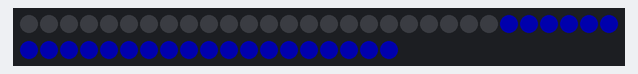
The sketch below on a simulated Arduino Uno, built with avr-gcc and run on an emulated ATmega328P. Shown: 49 RGB LEDs in strip order, left to right, continuing on the next row. Dim RGB values are drawn brighter than linear.

Above: at 0.4 s.
At 3.3 s:
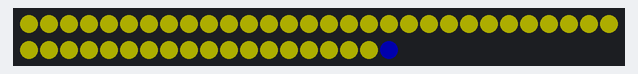
At 18.3 s:
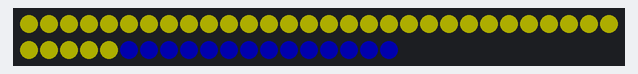
At 36.3 s:
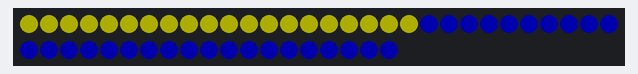

The sketch:

Neopixels_Countdown.ino
```cpp
#include <Adafruit_NeoPixel.h>
#ifdef __AVR__
#include <avr/power.h>
#endif

#define PIN 6
#define NUMPIXELS 49

// Parameter 1 = number of pixels in strip
// Parameter 2 = Arduino pin number (most are valid)
// Parameter 3 = pixel type flags, add together as needed:
//   NEO_KHZ800  800 KHz bitstream (most NeoPixel products w/WS2812 LEDs)
//   NEO_KHZ400  400 KHz (classic 'v1' (not v2) FLORA pixels, WS2811 drivers)
//   NEO_GRB     Pixels are wired for GRB bitstream (most NeoPixel products)
//   NEO_RGB     Pixels are wired for RGB bitstream (v1 FLORA pixels, not v2)
//   NEO_RGBW    Pixels are wired for RGBW bitstream (NeoPixel RGBW products)
Adafruit_NeoPixel strip = Adafruit_NeoPixel(NUMPIXELS, PIN, NEO_GRB + NEO_KHZ800);

// IMPORTANT: To reduce NeoPixel burnout risk, add 1000 uF capacitor across
// pixel power leads, add 300 - 500 Ohm resistor on first pixel's data input
// and minimize distance between Arduino and first pixel.  Avoid connecting
// on a live circuit...if you must, connect GND first.


static unsigned long startTime = millis();
int timer = 60;

void setup() {
  Serial.begin(9600);

  strip.begin();
  strip.show(); // Initialize all pixels to 'off'

  //  setup colors and pattern
  colorWipeReverse(strip.Color(0, 0, 50), 10);
  colorWipe(strip.Color(50, 50, 0), 10);

}

void loop() {
  if(actAfterDelay(startTime, 1000)){
    updateTimerBar(0, NUMPIXELS, timer, 0, 60);
    timer--;
  }
  static int i = constrain(i, 0, 3);
  if (timer < 0){
    if(actAfterDelay(startTime, 500)){
      i++;
      switch (i) {
        case 0:
          flashColor(strip.Color(208, 28, 239));
          break;
        case 1:
          flashColor(strip.Color(66, 244, 86));
          break;
        case 2:
          flashColor(strip.Color(255, 0, 0));
          break;
        default:
          flashColor(strip.Color(0, 0, 0));
      }
    }
  }
}

void updateTimerBar(int firstPixel, int lastPixel, int currentTime, int minTime, int maxTime){
  int numberOfPixels = lastPixel - firstPixel + 1;
  currentTime = constrain(currentTime, minTime, maxTime);
  int currentPixel = map(currentTime, minTime, maxTime, 0, numberOfPixels);
  for(int i=firstPixel; i<=lastPixel; i++){
    if(i < currentPixel){
      strip.setPixelColor(i, strip.Color(50, 50, 0)); //yellow
    }
    else{
      strip.setPixelColor(i, strip.Color(0, 0, 50));  //blue
    }
  }
  strip.show();
}

// Fill the dots one after the other with a color
void colorWipe(uint32_t c, int wait) {
  for (int i = 0; i < strip.numPixels(); i++) {
    strip.setPixelColor(i, c);
    strip.show();
    delay(wait);
  }
}

// Fill the dots one after the other with a color
void colorWipeReverse(uint32_t c, int wait) {
  for (int i = strip.numPixels(); i >= 0; i--) {
    strip.setPixelColor(i, c);
    strip.show();
    delay(wait);
  }
}

bool actAfterDelay(unsigned long startTime, int timeInterval) {
  static unsigned long prevTime = startTime;
  unsigned long currentTime = millis();
  if ((currentTime - prevTime) >= timeInterval) {
    prevTime = currentTime;
    return true;
  }
  else {
    return false;
  }
}

void flashColor(uint32_t c){
  for(int i=0; i<NUMPIXELS; i++){
    strip.setPixelColor(i, c);
  }
  strip.show();
}
```
